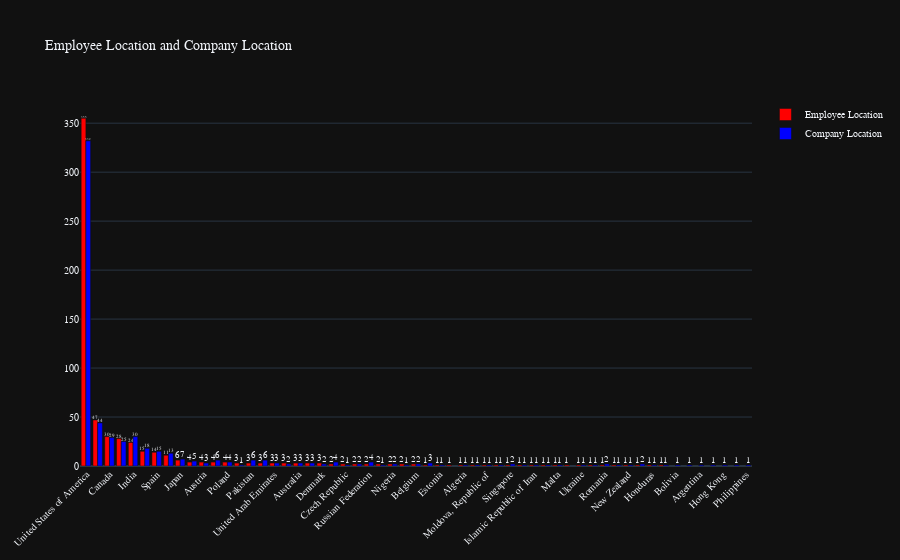

Notebook code for this chart:
### Markdown cell above
#### 2.4 Employee residence and company location

We will plot a barplot wherein the employee residence and company location will be plotted on the same graph to compare the distribution.

### Code cell
comp_loc = df['company_location'].value_counts()
emp_loc = df['employee_residence'].value_counts()
fig = go.Figure(data=[
    go.Bar(name='Employee Location', x=comp_loc.index, y=comp_loc.values, text=comp_loc.values, marker_color='Red'),
    go.Bar(name='Company Location', x=emp_loc.index, y=emp_loc.values, text=emp_loc.values, marker_color='Blue')
])
fig.update_layout(barmode='group', xaxis_tickangle=-45,
                  title='Employee Location and Company Location',template='plotly_dark',
                  font = dict(size=10,family="Franklin Gothic"))
fig.show()

### Figure 1 — Plotly figure (JSON) as saved in the notebook; plotly's stock layout.template omitted (floating-point values rounded to 4 significant figures)
{"data": [{"marker": {"color": "Red"}, "name": "Employee Location", "text": [355, 47, 30, 28, 24, 15, 14, 11, 6, 4, 4, 4, 4, 3, 3, 3, 3, 3, 3, 3, 3, 2, 2, 2, 2, 2, 2, 2, 2, 1, 1, 1, 1, 1, 1, 1, 1, 1, 1, 1, 1, 1, 1, 1, 1, 1, 1, 1, 1, 1], "type": "bar", "x": ["United States of America", "United Kingdom (Great Britain)", "Canada", "Germany", "India", "France", "Spain", "Greece", "Japan", "Netherlands", "Austria", "Portugal", "Poland", "Luxembourg", "Pakistan", "Brazil", "United Arab Emirates", "Mexico", "Australia", "Turkey", "Denmark", "Italy", "Czech Republic", "Slovenia", "Russian Federation", "Switzerland", "Nigeria", "China", "Belgium", "Viet Nam", "Estonia", "American Samoa", "Algeria", "Malaysia", "Moldova, Republic of", "Kenya", "Singapore", "Colombia", "Islamic Republic of Iran", "Chile", "Malta", "Israel", "Ukraine", "Iraq", "Romania", "Croatia", "New Zealand", "Hungary", "Honduras", "Ireland"], "y": [355, 47, 30, 28, 24, 15, 14, 11, 6, 4, 4, 4, 4, 3, 3, 3, 3, 3, 3, 3, 3, 2, 2, 2, 2, 2, 2, 2, 2, 1, 1, 1, 1, 1, 1, 1, 1, 1, 1, 1, 1, 1, 1, 1, 1, 1, 1, 1, 1, 1]}, {"marker": {"color": "Blue"}, "name": "Company Location", "text": [332, 44, 30, 29, 25, 18, 15, 13, 7, 6, 6, 6, 5, 4, 4, 4, 3, 3, 3, 3, 3, 2, 2, 2, 2, 2, 2, 2, 2, 1, 1, 1, 1, 1, 1, 1, 1, 1, 1, 1, 1, 1, 1, 1, 1, 1, 1, 1, 1, 1, 1, 1, 1, 1, 1], "type": "bar", "x": ["United States of America", "United Kingdom (Great Britain)", "India", "Canada", "Germany", "France", "Spain", "Greece", "Japan", "Brazil", "Pakistan", "Portugal", "Netherlands", "Russian Federation", "Italy", "Poland", "United Arab Emirates", "Austria", "Viet Nam", "Turkey", "Australia", "Belgium", "Slovenia", "Romania", "Singapore", "Hungary", "Denmark", "Nigeria", "Mexico", "Croatia", "Ireland", "Bolivia", "Honduras", "Estonia", "Malaysia", "Tunisia", "Algeria", "Argentina", "Czech Republic", "Luxembourg", "Puerto Rico", "New Zealand", "Hong Kong", "Bulgaria", "Kenya", "Moldova, Republic of", "Colombia", "Islamic Republic of Iran", "China", "Chile", "Malta", "Ukraine", "Iraq", "Philippines", "Switzerland"], "y": [332, 44, 30, 29, 25, 18, 15, 13, 7, 6, 6, 6, 5, 4, 4, 4, 3, 3, 3, 3, 3, 2, 2, 2, 2, 2, 2, 2, 2, 1, 1, 1, 1, 1, 1, 1, 1, 1, 1, 1, 1, 1, 1, 1, 1, 1, 1, 1, 1, 1, 1, 1, 1, 1, 1]}], "layout": {"barmode": "group", "font": {"family": "Franklin Gothic", "size": 10}, "title": {"text": "Employee Location and Company Location"}, "xaxis": {"tickangle": -45}}}
